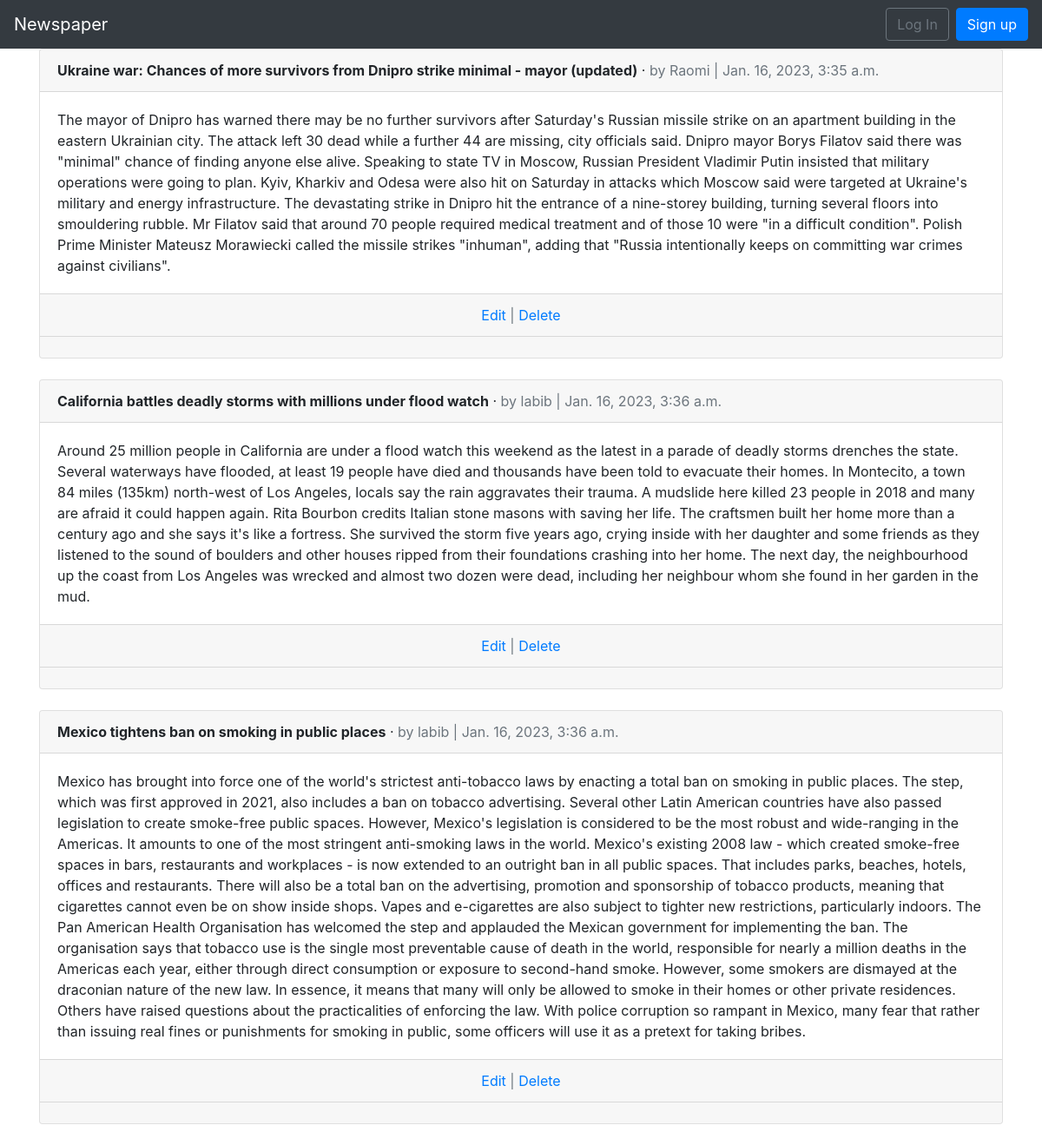
The page /articles/ on the database as committed earlier.
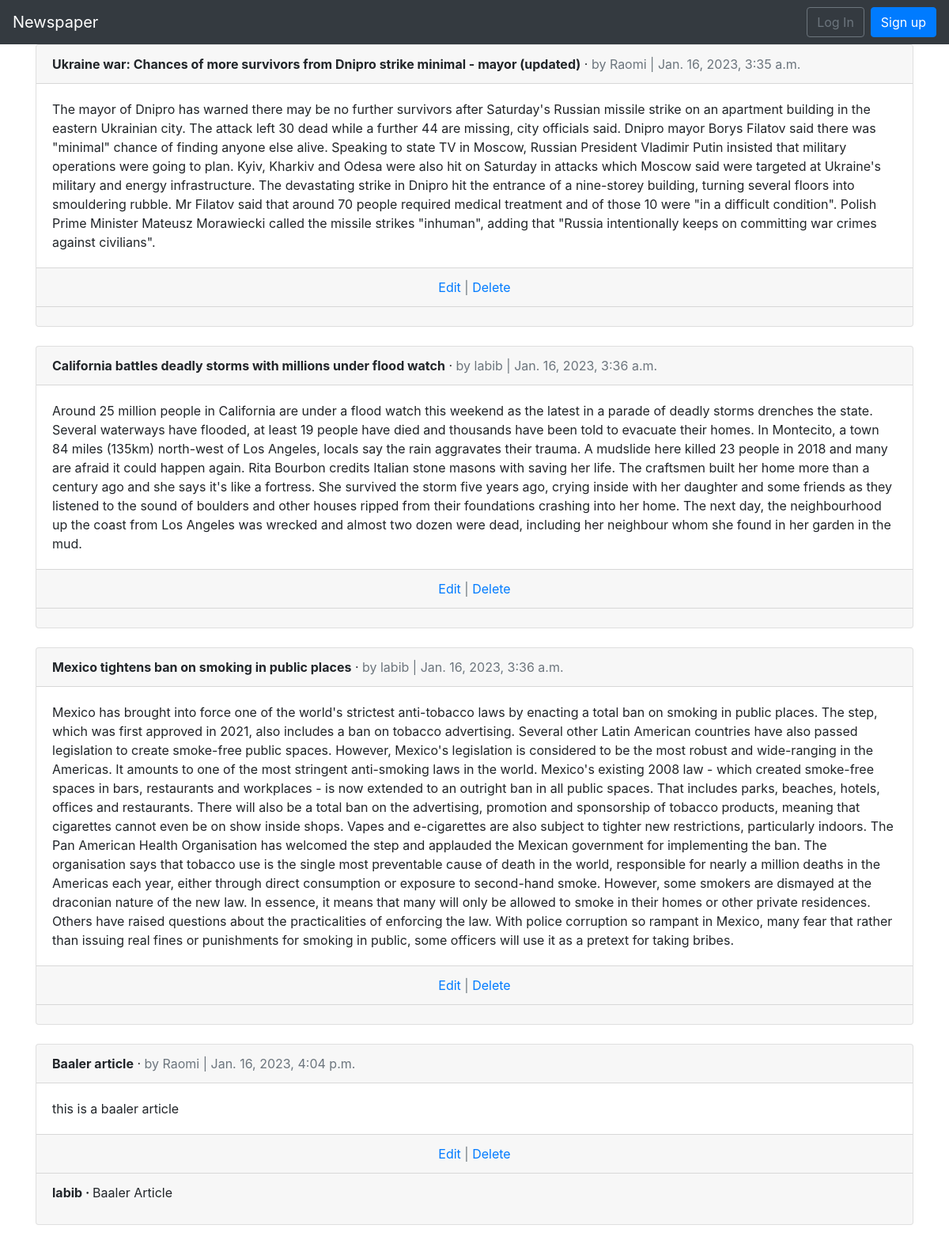
The same page on the database as committed later.
### articles/models.py (models this page shows, shortened)
class Article(models.Model):
    title = models.CharField(max_length=255)
    body = models.TextField()
    date = models.DateTimeField(auto_now_add=True)
    author = models.ForeignKey(get_user_model(), on_delete=models.CASCADE,)

class Comment(models.Model):  # new
    article = models.ForeignKey(
        Article,
        on_delete=models.CASCADE,
        related_name='comments',  # new
    )
    comment = models.CharField(max_length=140)
    author = models.ForeignKey(
        get_user_model(),
        on_delete=models.CASCADE,
    )
    def __str__(self):
        return self.comment

### accounts/models.py (models this page shows)
class CustomUser(AbstractUser):
    age = models.PositiveIntegerField(null=True, blank=True)

### articles/views.py (the view)
# urls.py: path('', ArticleListView.as_view(), name='article_list')
class ArticleListView(ListView):
    model = Article
    template_name = 'article_list.html'

### config/templates/article_list.html (shortened to what this page needs)
{% extends 'base.html' %}
{% block content %}
{% for article in object_list %}
<div class="card">
    <div class="card-header">
        <span class="font-weight-bold">{{ article.title }}</span> &middot;
        <span class="text-muted">by {{ article.author }} | {{ article.date }}</span>
    </div>
    <div class="card-body">{{ article.body }}</div>
    <div class="card-footer text-center text-muted">
        <a href="{% url 'article_edit' article.pk %}">Edit</a> |
        <a href="{% url 'article_delete' article.pk %}">Delete</a>
    </div>
    <div class="card-footer">
        {% for comment in article.comments.all %}
        <p>
            <span class="font-weight-bold">
                {{ comment.author }} &middot;
            </span>
            {{ comment }}
        </p>
        {% endfor %}
    </div>
</div>
<br />
{% endfor %}
{% endblock content %}

Rows that differ between the two databases and show on the page:
added Article: title "Baaler article", author "Raomi", date "Jan. 16, 2023, 4:04 p.m.", body "this is a baaler article"
added Comment: author "labib", comment "Baaler Article"
